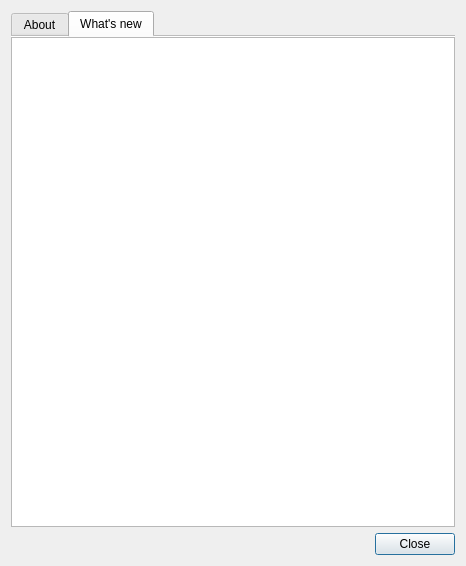
<?xml version="1.0" encoding="UTF-8"?>
<ui version="4.0">
 <class>Dialog</class>
 <widget class="QDialog" name="Dialog">
  <property name="geometry">
   <rect>
    <x>0</x>
    <y>0</y>
    <width>466</width>
    <height>566</height>
   </rect>
  </property>
  <property name="windowTitle">
   <string>About Crayfish</string>
  </property>
  <layout class="QVBoxLayout" name="verticalLayout">
   <item>
    <widget class="QTabWidget" name="tabWidget">
     <property name="currentIndex">
      <number>1</number>
     </property>
     <property name="documentMode">
      <bool>true</bool>
     </property>
     <widget class="QWidget" name="tabAbout">
      <attribute name="title">
       <string>About</string>
      </attribute>
      <layout class="QVBoxLayout" name="verticalLayout_2">
       <property name="leftMargin">
        <number>0</number>
       </property>
       <property name="topMargin">
        <number>0</number>
       </property>
       <property name="rightMargin">
        <number>0</number>
       </property>
       <property name="bottomMargin">
        <number>0</number>
       </property>
       <item>
        <widget class="QTextBrowser" name="aboutBrowser"/>
       </item>
      </layout>
     </widget>
     <widget class="QWidget" name="tabNews">
      <attribute name="title">
       <string>What's new</string>
      </attribute>
      <layout class="QVBoxLayout" name="verticalLayout_3">
       <property name="leftMargin">
        <number>0</number>
       </property>
       <property name="topMargin">
        <number>0</number>
       </property>
       <property name="rightMargin">
        <number>0</number>
       </property>
       <property name="bottomMargin">
        <number>0</number>
       </property>
       <item>
        <widget class="QTextBrowser" name="newsBrowser"/>
       </item>
      </layout>
     </widget>
    </widget>
   </item>
   <item>
    <widget class="QDialogButtonBox" name="buttonBox">
     <property name="orientation">
      <enum>Qt::Horizontal</enum>
     </property>
     <property name="standardButtons">
      <set>QDialogButtonBox::Close</set>
     </property>
    </widget>
   </item>
  </layout>
 </widget>
 <resources/>
 <connections>
  <connection>
   <sender>buttonBox</sender>
   <signal>rejected()</signal>
   <receiver>Dialog</receiver>
   <slot>close()</slot>
   <hints>
    <hint type="sourcelabel">
     <x>295</x>
     <y>284</y>
    </hint>
    <hint type="destinationlabel">
     <x>286</x>
     <y>274</y>
    </hint>
   </hints>
  </connection>
 </connections>
</ui>
